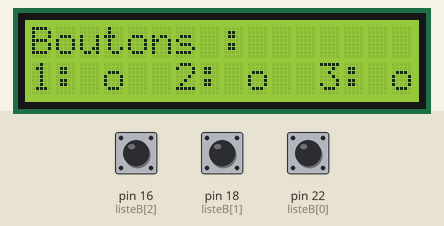
A program run on a simulated Raspberry Pi (header pin numbers). Shown: 16×2 character LCD. The inputs (shaded band) are chosen by the test bench; at power-on: pin 16 (listeB[2]) HIGH, pin 18 (listeB[1]) HIGH, pin 22 (listeB[0]) HIGH. What the program prints to the terminal is not drawn.

Above: at 1.2 s.
1.3 s: pin 16 (listeB[2]) pulled LOW for 0.25 s
At 1.52 s:
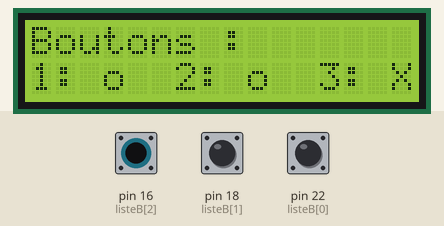
3.2 s: pin 18 (listeB[1]) pulled LOW for 0.25 s
At 3.43 s:
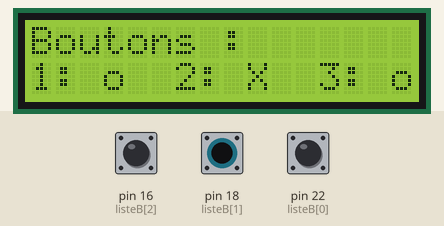
5.1 s: pin 22 (listeB[0]) pulled LOW for 0.25 s
At 5.34 s:
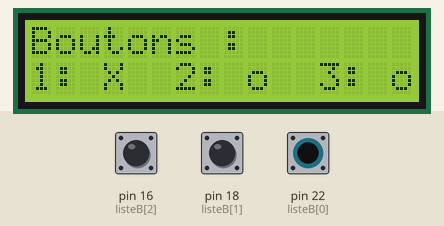
7.0 s: pin 22 (listeB[0]) pulled LOW for 3.2 s
11.7 s: pin 16 (listeB[2]) pulled LOW for 3.2 s
At 12.3 s:
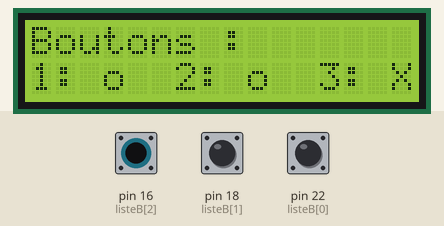
16.4 s: pin 16 (listeB[2]) driven LOW and pin 18 (listeB[1]) driven LOW
At 16.9 s:
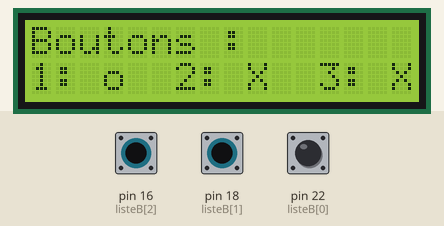
Timing chart, 0 to 19.0 s (numbered marks = the images above; inputs shaded):
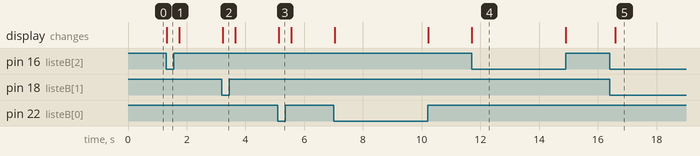

Measured:
- after the input at 1.3 s, the display: changes at once (image 1)
- after the input at 3.2 s, the display: changes at once (image 2)
- after the input at 5.1 s, the display: changes at once (image 3)
- after the input at 11.7 s, the display: changes at once (image 4)
- after the input at 16.4 s, the display: changes after 0.19 s (image 5)

The program:

button.py
```python
#! /usr/bin/python3
# # -*-coding:Utf-8 -*

import RPi.GPIO as GPIO
import os
import time
from RPLCD.gpio import CharLCD

GPIO.setwarnings(False)
GPIO.setmode(GPIO.BOARD)

def test_boutons(affichage=False,console=False,stockage=False):
    listeB = [22,18,16]
    lcd = CharLCD(cols=16, rows=2, pin_rs=37, pin_e=35, pins_data=[33, 31, 29, 23])
    GPIO.setup(listeB[0],GPIO.IN, pull_up_down=GPIO.PUD_UP)
    GPIO.setup(listeB[1],GPIO.IN, pull_up_down=GPIO.PUD_UP)
    GPIO.setup(listeB[2],GPIO.IN, pull_up_down=GPIO.PUD_UP)
    if affichage == True:
        lcd.clear()
    while True:
        if affichage == True:
            lcd.cursor_pos = (0, 0)
            lcd.write_string("Boutons :      ")
            lcd.cursor_pos = (1, 0)
            lcd.write_string("1: o  2: o  3: o")
        bouton1 = GPIO.input(listeB[0])
        if bouton1 == False:
            print('Button 1 Pressed')
            if affichage == True:
                lcd.cursor_pos = (1, 3)
                lcd.write_string("X")
        bouton2 = GPIO.input(listeB[1])
        if bouton2 == False:
            print('Button 2 Pressed')
            if affichage == True:
                lcd.cursor_pos = (1, 9)
                lcd.write_string("X")
        bouton3 = GPIO.input(listeB[2])
        if bouton3 == False:
            print('Button 3 Pressed')
            if affichage == True:
                lcd.cursor_pos = (1, 15)
                lcd.write_string("X")
        time.sleep(0.2)
test_boutons(True)
```
